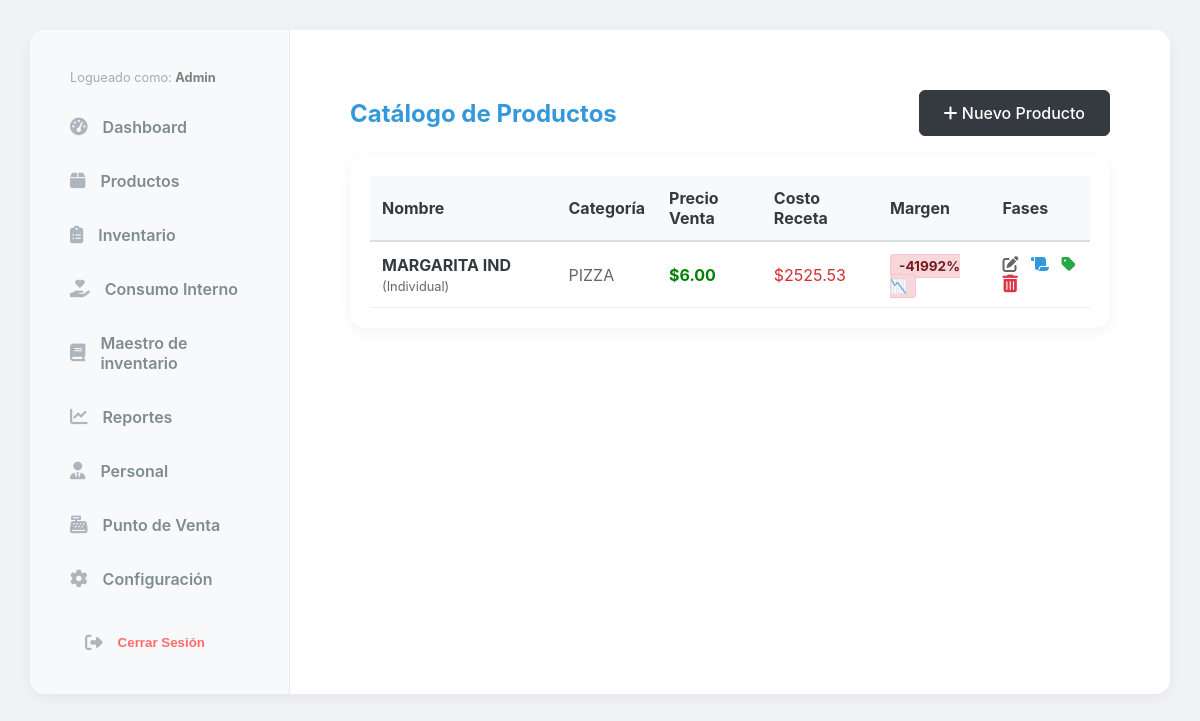
The page /productos/ (signed in) on the database its author committed.
### tables/models.py (models this page shows, shortened)
class Producto(models.Model):
    OPCIONES_TAMANO = [
        ('IND', 'Individual'),
        ('MED', 'Mediana'),
        ('FAM', 'Familiar'),
        ('UNI', 'Único/Bebida'),
    ]
    nombre = models.CharField(max_length=100)
    precio = models.DecimalField(max_digits=10, decimal_places=2, verbose_name="Precio Venta ($)")
    tamano = models.CharField(max_length=3, choices=OPCIONES_TAMANO, default='UNI')
    categoria = models.ForeignKey(Categoria, on_delete=models.CASCADE, related_name='productos')
    @property
    def margen_ganancia(self):
        if self.precio > 0:
            return (self.ganancia_estimada / self.precio) * 100
        return 0
    @property
    def costo_receta(self):
        total_costo = Decimal('0.00')
        for ingrediente in self.ingredientes.all():
            if ingrediente.insumo:
                total_costo += ingrediente.cantidad * ingrediente.insumo.costo_unitario
        return total_costo
    costo_materia_prima = models.DecimalField(max_digits=10, decimal_places=2, default=0.00, verbose_name="Costo Ingredientes ($)")
    @property
    def costo_indirectos_total(self):
        total = Decimal('0.00')
        for costo in self.costos_adicionales.all():
            total += costo.monto_calculado
        return total
    @property
    def costo_total_real(self):
        return self.costo_receta + self.costo_indirectos_total
    @property
    def ganancia_estimada(self):
        return self.precio - self.costo_total_real

class Categoria(models.Model):
    nombre = models.CharField(max_length=50) # Ej: IND, MED, FAM, BEBIDAS

class IngredienteProducto(models.Model):
    producto = models.ForeignKey(Producto, on_delete=models.CASCADE, related_name='ingredientes')
    insumo = models.ForeignKey(Insumo, on_delete=models.PROTECT, verbose_name="Insumo (Inventario)")
    cantidad = models.DecimalField(max_digits=10, decimal_places=4, help_text="Cantidad a descontar del inventario (Ej: 0.200 para 200g)")

### inventory/models.py (models this page shows, shortened)
class Insumo(models.Model):
    nombre = models.CharField(max_length=200)
    categoria = models.ForeignKey(CategoriaInsumo, on_delete=models.SET_NULL, null=True)
    unidad = models.ForeignKey(UnidadMedida, on_delete=models.PROTECT, verbose_name="Unidad Base")
    peso_standar = models.DecimalField(
        max_digits=12,
        decimal_places=3,
        default=1,
        verbose_name="Peso por Unidad de Compra (Gr/Ml)"
    )
    precio_mercado = models.DecimalField(max_digits=12, decimal_places=2, default=0, verbose_name="Costo de la Unidad ($)")
    merma_porcentaje = models.DecimalField(max_digits=5, decimal_places=2, default=0, verbose_name="% Merma")
    rendimiento = models.DecimalField(
        max_digits=12,
        decimal_places=3,
        default=1,
        verbose_name="Rendimiento (Cantidad Final Producida)"
    )
    costo_unitario = models.DecimalField(max_digits=12, decimal_places=6, default=0, verbose_name="Costo Real x Gramo")
    stock_actual = models.DecimalField(max_digits=12, decimal_places=3, default=0)
    stock_minimo = models.DecimalField(max_digits=12, decimal_places=3, default=500)
    es_insumo_compuesto = models.BooleanField(default=False)

### tables/views.py (the view)
# urls.py: path('productos/', views.product_list, name='product_list'),
@staff_member_required
def product_list(request):
    productos = Producto.objects.all().order_by('nombre')
    return render(request, 'products/product_list.html', {'productos': productos})

### core/context_processors.py (called while the page is built)
def configuracion_global(request):
    return {
        'config': Configuracion.get_solo()
    }

### core/models.py (called while the page is built)
    @classmethod
    def get_solo(cls):
        obj, created = cls.objects.get_or_create(id=1)
        return obj

### tables/templates/products/product_list.html (shortened to what this page needs)
{% extends 'base.html' %}
{% block content %}
<div style="padding: 20px;">
    <div style="display: flex; justify-content: space-between; align-items: center; margin-bottom: 20px;">
        <h2 style="color: var(--primary-blue); margin: 0;">Catálogo de Productos</h2>
        <a href="{% url 'product_create' %}" class="add-btn" style="text-decoration: none;">
            <i class="fas fa-plus"></i> Nuevo Producto
        </a>
    </div>
    <div class="card-style">
        <table style="width: 100%; border-collapse: collapse;">
            <thead>
                <tr style="background: #f8f9fa; text-align: left; border-bottom: 2px solid #ddd;">
                    <th style="padding: 12px;">Nombre</th>
                    <th style="padding: 12px;">Categoría</th>
                    <th style="padding: 12px;">Precio Venta</th>
                    <th style="padding: 12px;">Costo Receta</th>
                    <th style="padding: 12px;">Margen</th>
                    <th style="padding: 12px;">Fases</th>
                </tr>
            </thead>
            <tbody>
                {% for prod in productos %}
                <tr style="border-bottom: 1px solid #eee;">
                    <td style="padding: 12px;">
                        <b>{{ prod.nombre }}</b> <span style="font-size: 0.8em; color: #666;">({{ prod.get_tamano_display }})</span>
                    </td>
                    <td style="padding: 12px; color: #666;">{{ prod.categoria.nombre }}</td>
                    <td style="padding: 12px; font-weight: bold; color: green;">${{ prod.precio }}</td>
                    <td style="padding: 12px; color: #d32f2f;">${{ prod.costo_receta|floatformat:2 }}</td>
                    <td style="padding: 12px;">
                        {% if prod.precio == 0 %}
                            <span style="background: #eee; color: #888; padding: 3px 8px; border-radius: 4px; font-size: 0.85em;">
                                --
                            </span>
                        {% elif prod.margen_ganancia >= 30 %}
                            <span style="background: #e8f5e9; color: #2e7d32; padding: 3px 8px; border-radius: 4px; font-size: 0.85em; font-weight: bold;">
                                {{ prod.margen_ganancia|floatformat:0 }}%
                            </span>
                        {% elif prod.margen_ganancia >= 0 %}
                            <span style="background: #fff3cd; color: #856404; padding: 3px 8px; border-radius: 4px; font-size: 0.85em; font-weight: bold;">
                                {{ prod.margen_ganancia|floatformat:0 }}%
                            </span>
                        {% else %}
                            <span style="background: #f8d7da; color: #721c24; padding: 3px 8px; border-radius: 4px; font-size: 0.85em; font-weight: bold; border: 1px solid #f5c6cb;">
                                {{ prod.margen_ganancia|floatformat:0 }}% 📉
                            </span>
                        {% endif %}
                    </td>
                    <td style="padding: 12px;">
                        <a href="{% url 'product_edit_basic' prod.id %}" title="Editar Nombre/Categoría" style="text-decoration: none; color: #666; margin-right: 8px;">
                            <i class="fas fa-edit"></i>
                        </a>
                        <a href="{% url 'recipe_manager' prod.id %}" title="Ingeniería de Receta" style="text-decoration: none; color: var(--primary-blue); margin-right: 8px;">
                            <i class="fas fa-scroll"></i>
                        </a>
                        <a href="{% url 'product_pricing' prod.id %}" title="Ajustar Precio" style="text-decoration: none; color: #28a745;">
                            <i class="fas fa-tag"></i>
                        </a>
                        <form action="{% url 'product_delete' prod.id %}" method="POST" style="display:inline-block;"
                            onsubmit="return confirm('⚠️ ¿Estás seguro de eliminar {{ prod.nombre }}?\n\nEsta acción no se puede deshacer.');">
                            <button type="submit" title="Eliminar Producto"
                                    style="background: none; border: none; color: #dc3545; cursor: pointer; font-size: 1.1em; padding: 0;">
                                <i class="fas fa-trash-alt"></i>
                            </button>
                        </form>
                    </td>
                </tr>
                {% empty %}
                <tr>
                    <td colspan="6" style="text-align: center; padding: 20px; color: #888;">No hay productos registrados.</td>
                </tr>
                {% endfor %}
            </tbody>
        </table>
    </div>
</div>
{% endblock %}

### templates/base.html (shortened to what this page needs)
{% load static %}
<!DOCTYPE html>
<html lang="es">
<head>
    <link rel="stylesheet" href="{% static 'css/style.css' %}">
    <link rel="stylesheet" href="https://cdnjs.cloudflare.com/ajax/libs/font-awesome/6.4.0/css/all.min.css">
</head>
<body class="light-theme">
    <div class="dashboard-layout">
        <div class="main-app-container card-style">
            <aside class="sidebar">
                <nav class="sidebar-nav">
                    <div style="padding: 10px 20px; color: #aaa; font-size: 0.8em;">
                            Logueado como: <strong style="color: grey;">{{ user.username|title }}</strong>
                    </div>
                    <a href="{% url 'panel_control' %}" class="sidebar-link">
                       <i class="fas fa-tachometer-alt"></i> Dashboard
                    </a>
                    <a href="{% url 'product_list' %}" class="sidebar-link">
                       <i class="fas fa-box"></i> Productos
                    </a>
                    <a href="{% url 'inventory_index' %}" class="sidebar-link">
                       <i class="fas fa-clipboard-list"></i> Inventario
                    </a>
                    <a href="{% url 'salidas_especiales' %}" class="sidebar-link">
                        <i class="fas fa-hand-holding-heart"></i> Consumo Interno
                    </a>
                    <a href="{% url 'maestro_list' %}" class="sidebar-link">
                        <i class="fas fa-book"></i> Maestro de inventario
                    </a>
                    <a href="{% url 'reportes_index' %}" class="sidebar-link">
                        <i class="fas fa-chart-line"></i> Reportes
                    </a>
                    <a href="#" class="sidebar-link">
                       <i class="fas fa-user-tie"></i> Personal
                    </a>
                    <a href="{% url 'index' %}" class="sidebar-link">
                       <i class="fas fa-cash-register"></i> Punto de Venta
                    </a>
                    <a href="{% url 'configuracion_menu' %}" class="sidebar-link">
                        <i class="fas fa-cog"></i> Configuración
                    </a>
                    <div style="margin-top: auto; border-top: 1px solid rgba(255,255,255,0.1); padding-top: 10px;">
                        <form action="{% url 'logout' %}" method="post" style="padding: 0 15px;">
                            <button type="submit" class="sidebar-link" style="background: none; border: none; width: 100%; text-align: left; color: #ff6b6b; cursor: pointer;">
                                <i class="fas fa-sign-out-alt"></i> Cerrar Sesión
                            </button>
                        </form>
                    </div>
                </nav>
            </aside>
            <main class="main-content-area">
                {% block content %}
                {% endblock %}
            </main>
        </div>
    </div>
</body>
</html>

### tables/static/css/style.css (style rules this page uses)
:root { --bg-color: #f4f7f6; --success-color: #28a745; --danger-color: #dc3545; --text-dark: #343a40; --card-text: white; }
*, *::before, *::after { box-sizing: border-box; }
body { margin: 0; font-family: -apple-system, BlinkMacSystemFont, "Segoe UI", Roboto, Helvetica, Arial, sans-serif; background-color: var(--bg-color); color: var(--text-dark); }
.add-btn { background-color: #343a40; color: white; text-decoration: none; padding: 12px 24px; font-size: 16px; border-radius: 6px; font-weight: 500; transition: background-color 0.2s; border: 1px solid #343a40; }
:root { --light-bg: #f0f2f5; --white-card: #ffffff; --primary-blue: #3498db; --light-blue-btn: #87CEEB; --text-gray: #7f8c8d; --shadow-soft: 0 4px 15px rgba(0,0,0,0.05); --border-radius-card: 15px; --border-radius-btn: 10px; }
body.light-theme { background-color: var(--light-bg); }
.card-style { background-color: var(--white-card); border-radius: var(--border-radius-card); box-shadow: var(--shadow-soft); padding: 20px; }
.dashboard-layout { min-height: 100vh; display: flex; justify-content: center; align-items: flex-start; padding: 30px; }
.main-app-container { display: flex; width: 100%; max-width: 1400px; padding: 0 !important; overflow: hidden; }
.sidebar { width: 260px; flex-shrink: 0; padding: 30px 20px; background-color: #f8f9fa; border-right: 1px solid #e9ecef; }
.sidebar-nav { display: flex; flex-direction: column; gap: 10px; }
.sidebar-link { display: flex; align-items: center; gap: 15px; text-decoration: none; color: var(--text-gray); font-weight: 600; padding: 12px 20px; border-radius: 10px; transition: all 0.2s ease; }
.sidebar-link i { font-size: 1.1rem; color: #adb5bd; transition: color 0.2s ease; }
.main-content-area { flex-grow: 1; padding: 40px; background-color: var(--white-card); }

### rows shown on the page
Producto: nombre "MARGARITA IND", tamano "Individual", categoria.nombre "PIZZA", precio "6.00", costo_receta "2525.53", margen_ganancia "-41992"

### other values the page prints
{{ user.username|title }} "Admin"
